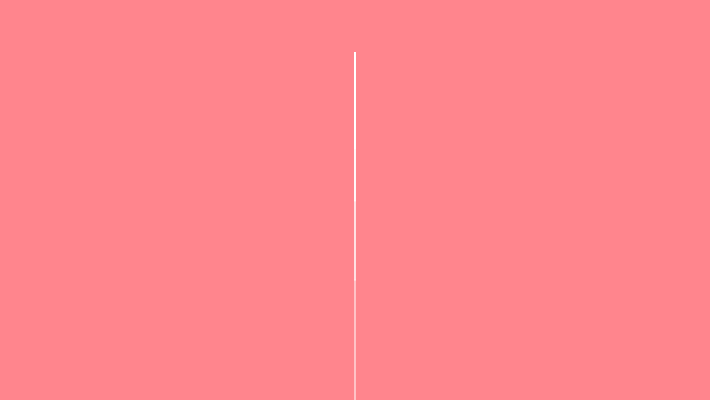
Frame 1 (no input)
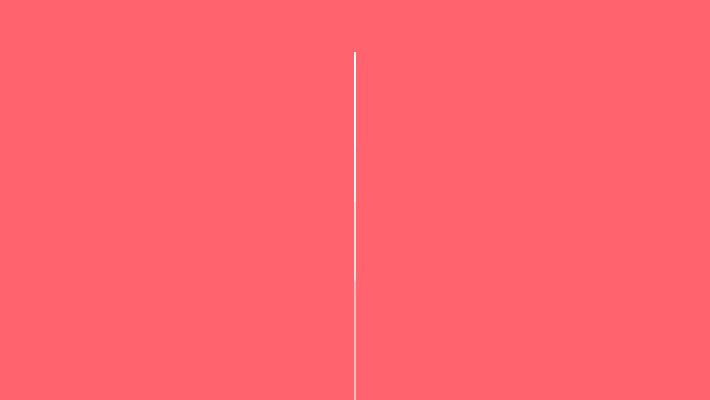
Frame 60 (no input)
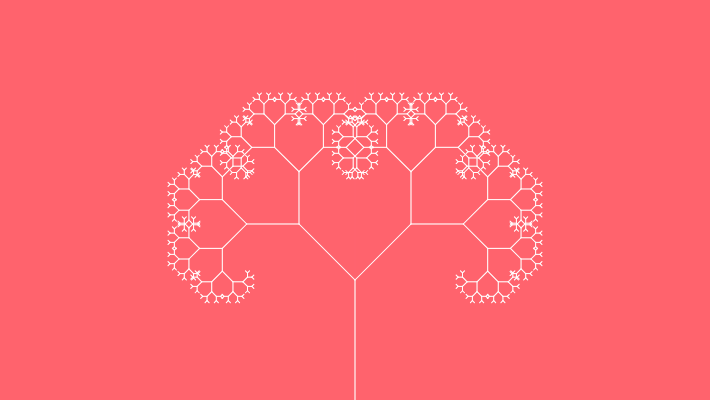
Frame 120 (the mouse pressed at the canvas centre since frame 60)

The p5.js sketch that drew these frames (run headless with seeded random() and noise() and a simulated clock; from frame 60 on, the mouse is pressed at the canvas centre):

// p5.js sketch
// ── sketch.js
let theta;

function setup() {
  createCanvas(710, 400);
}

function draw() {
  background(300,100,110,200);
  frameRate(30);
  stroke(255);
  // Let's pick an angle 0 to 90 degrees based on the mouse position
  let a = (mouseX / width) * 90;
  // Convert it to radians
  theta = radians(a);
  // Start the tree from the bottom of the screen
  translate(width/2,height);
  // Draw a line 120 pixels
  line(0,0,0,-120);
  // Move to the end of that line
  translate(0,-120);
  // Start the recursive branching!
  branch(120);

}

function branch(h) {
  // Each branch will be 2/3rds the size of the previous one
  h *= 0.66;

  // All recursive functions must have an exit condition!!!!
  // Here, ours is when the length of the branch is 2 pixels or less
  if (h > 2) {
    push();    // Save the current state of transformation (i.e. where are we now)
    rotate(theta);   // Rotate by theta
    line(0, 0, 0, -h);  // Draw the branch
    translate(0, -h); // Move to the end of the branch
    branch(h);       // Ok, now call myself to draw two new branches!!
    pop();     // Whenever we get back here, we "pop" in order to restore the previous matrix state

    // Repeat the same thing, only branch off to the "left" this time!
    push();
    rotate(-theta);
    line(0, 0, 0, -h);
    translate(0, -h);
    branch(h);
    pop();
  } }
